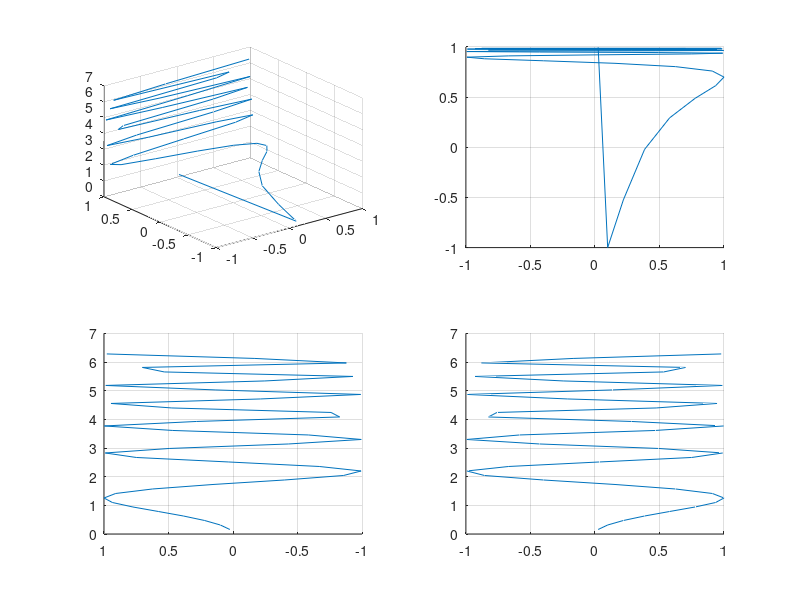

Write MATLAB code to recreate this figure.
%plot3D.m
t= 0.05*pi: 0.05*pi: 2*pi;
x = sin(t.*t);
y = cos(1./t);
z = t;
subplot(221), plot3(x, y, z), grid on
subplot(222), plot3(x, y, z), grid on, view([0 0 2*pi])
subplot(223), plot3(x, y, z), grid on, view([0 2*pi 0])
subplot(224), plot3(x, y, z), grid on, view([2*pi 0 0])